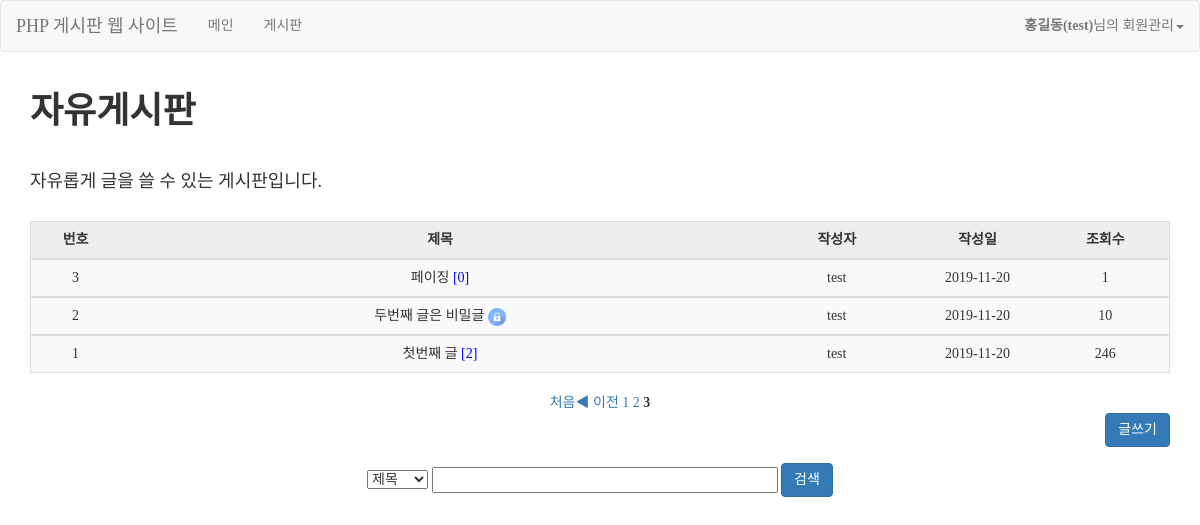
/gimal/list.php?page=3 (signed in), run on an earlier commit of the app's database.
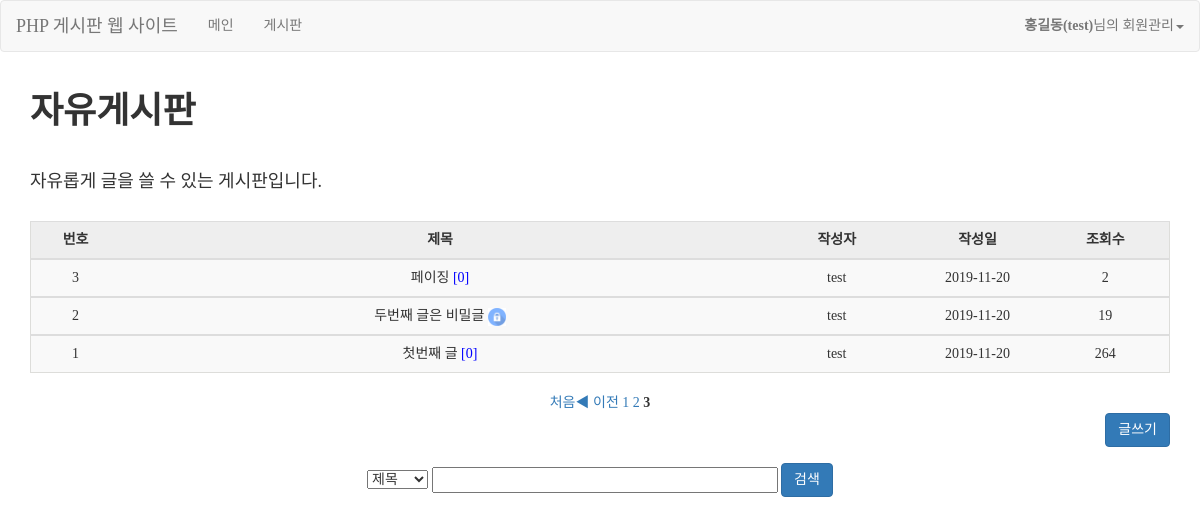
And on a later commit of the database.
### tables this page shows
CREATE TABLE `board` (
  `idx` int(11) NOT NULL,
  `name` varchar(100) NOT NULL,
  `pw` varchar(100) NOT NULL,
  `title` varchar(100) NOT NULL,
  `content` text NOT NULL,
  `date` date NOT NULL,
  `hit` int(11) NOT NULL,
  `lock_post` int(11) NOT NULL
);

### gimal/db/db_con.php (called while the page is built)
<?php
	$db_id="root";
	$db_pw="";
	$db_name="bbs";
	$db_domain="localhost";
	$db=mysqli_connect($db_domain,$db_id,$db_pw,$db_name);
	function mq($sql){
		global $db;
		return $db->query($sql);
	}
?>

### gimal/config.php (called while the page is built, shortened)
<?php
	if (isset($_SESSION["userid"])) {
		$userid = $_SESSION["userid"];
	}else{
		$userid = "";
	}if (isset($_SESSION["username"])){
		$username = $_SESSION["username"];
	}else{
		$username = "";
	}if (isset($_SESSION["role"])){
		$role = $_SESSION["role"];
	}else{
		$role = "";
	}
?>

### gimal/list.php (the view, shortened to what this page needs)
<?php
	include_once "./config.php";
	include_once "./db/db_con.php";
	if (isset($_GET["page"]))
		$page = $_GET["page"];
	else
		$page = 1;
?>
<!DOCTYPE html>
<html>
	<head>
		<?php include_once "./fragments/head.php";?>
	</head>
	<body>
		<nav class="navbar navbar-default">
			<?php include_once "./fragments/header.php";?>
		</nav>
		<div class="container">
			<div id="board_area">
			  <h1><b>자유게시판</b></h1><br>
			  <h4>자유롭게 글을 쓸 수 있는 게시판입니다.</h4><br>
			  <table class="table table-striped" style="text-align: center; border: 1px solid #ddddda">
			  	<tr>
					<th style="background-color: #eeeeee; text-align: center;">번호</th>
					<th style="background-color: #eeeeee; text-align: center;">제목</th>
					<th style="background-color: #eeeeee; text-align: center;">작성자</th>
					<th style="background-color: #eeeeee; text-align: center;">작성일</th>
					<th style="background-color: #eeeeee; text-align: center;">조회수</th>
			    </tr>
			    <?php
			    	$sql = mq("select
			    					*
			    			   from
			    					board
			    			");
			    	$total_record = mysqli_num_rows($sql);
			    	$list = 5;
			  		$block_cnt = 5;
			  		$block_num = ceil($page / $block_cnt);
			  		$block_start = (($block_num - 1) * $block_cnt) + 1;
			    	$block_end = $block_start + $block_cnt - 1;
			    	$total_page = ceil($total_record / $list);
			    	if($block_end > $total_page){
			    		$block_end = $total_page;
			    	}
			    	$page_start = ($page - 1) * $list;
			    	$sql2 = mq("select
			    					*
			    				from
			    					board
			    				order by
			    					idx desc limit $page_start, $list
			    			");
			    	while($board = $sql2->fetch_array()){
			    		$title=$board["title"];
			    		$sql3 = mq("select
			    						*
			    				    from
			    						reply
			    					where
			    						con_num='".$board['idx']."'
			    				");
			    		$rep_count = mysqli_num_rows($sql3);
			    ?>
			      <tbody>
			      	<tr>
			          <td width="70"><?=$board['idx']; ?></td>
			          <td width="500">
			          <?php
			          	$lockimg="<img src='./img/lock.png' alt='lock' title='lock' width='18' height='18'>";
			          	if($board['lock_post']=="1"){
			          ?>
			          		<span class="lock_check" style="cursor:pointer" data-action="./read.php?idx="
			          		data-check=<?=$role ?> data-idx="<?=$board['idx']?>" ><?=$title?> <?=$lockimg?></span>
			          <?php
			          	}else{
			          ?>
			          		<span class="read_check" style="cursor:pointer" data-action="./read.php?idx=<?=$board['idx']?>" ><?=$title?></span>
			          		<span style="color:blue;">[<?=$rep_count?>]</span></td>
			          <?php
			          	}
			          ?>
			          <td width="120"><?=$board['name'];?></td>
			          <td width="100"><?=$board['date'];?></td>
			          <td width="100"><?=$board['hit']; ?></td>
			        </tr>
			      </tbody>
			      <?php } ?>
			    </table>
			    <div id="page_num" style="text-align: center;">
			    	<?php
				    	if ($page <= 1){
				    	} else {
				    		echo "<a href='list.php?page=1'>처음</a>";
				    	}
				    	if ($page <= 1){
				    	} else {
				    		$pre = $page - 1;
				    		echo "<a href='list.php?page=$pre'>◀ 이전 </a>";
				    	}
				    	for($i = $block_start; $i <= $block_end; $i++){
				    		if($page == $i){
				    			echo "<b> $i </b>";
				    		} else {
				    			echo "<a href='list.php?page=$i'> $i </a>";
				    		}
				    	}
					?>
				</div>
			    <div id="write_btn">
			      <a href="write.php"><button class="btn btn-primary pull-right" >글쓰기</button></a>
			    </div>
			  <div id="search_box" style="text-align: center; padding-top: 50px;">
			  	<form action="search_result.php" method="get">
			  		<select name="category">
			  			<option value="title">제목</option>
			  		</select>
			  		<input type="text" name="search" size="40" required="required">
			  			<button class="btn btn-primary">검색</button>
			  	</form>
			  </div>
		  </div>
		</div>
	</body>
</html>

What changed in the data, as far as the page shows it:
changed board "페이징": hit "1" → "2"
changed board "두번째 글은 비밀글": hit "10" → "19"
changed board "첫번째 글": rep_count "2" → "0"; hit "246" → "264"
